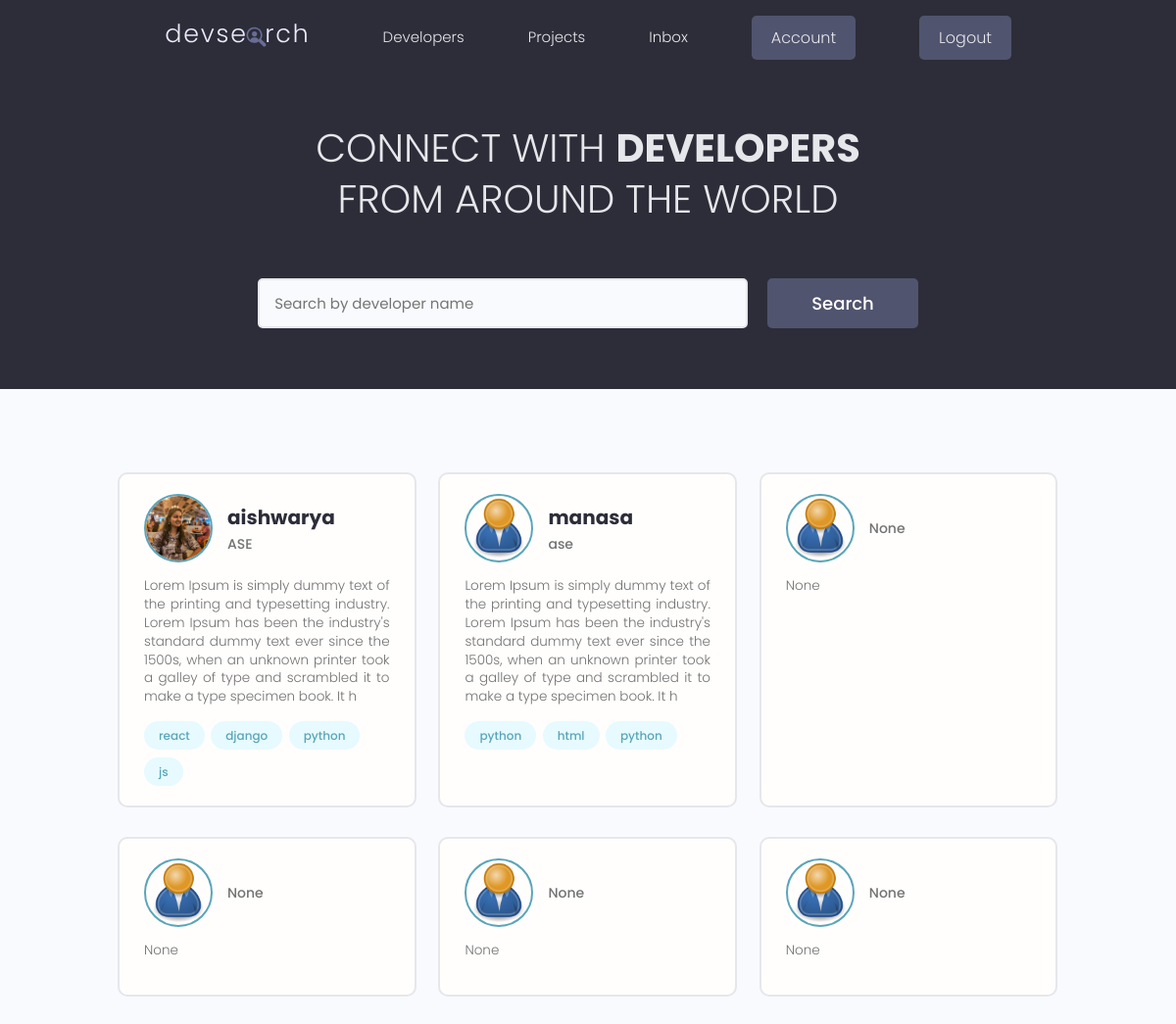
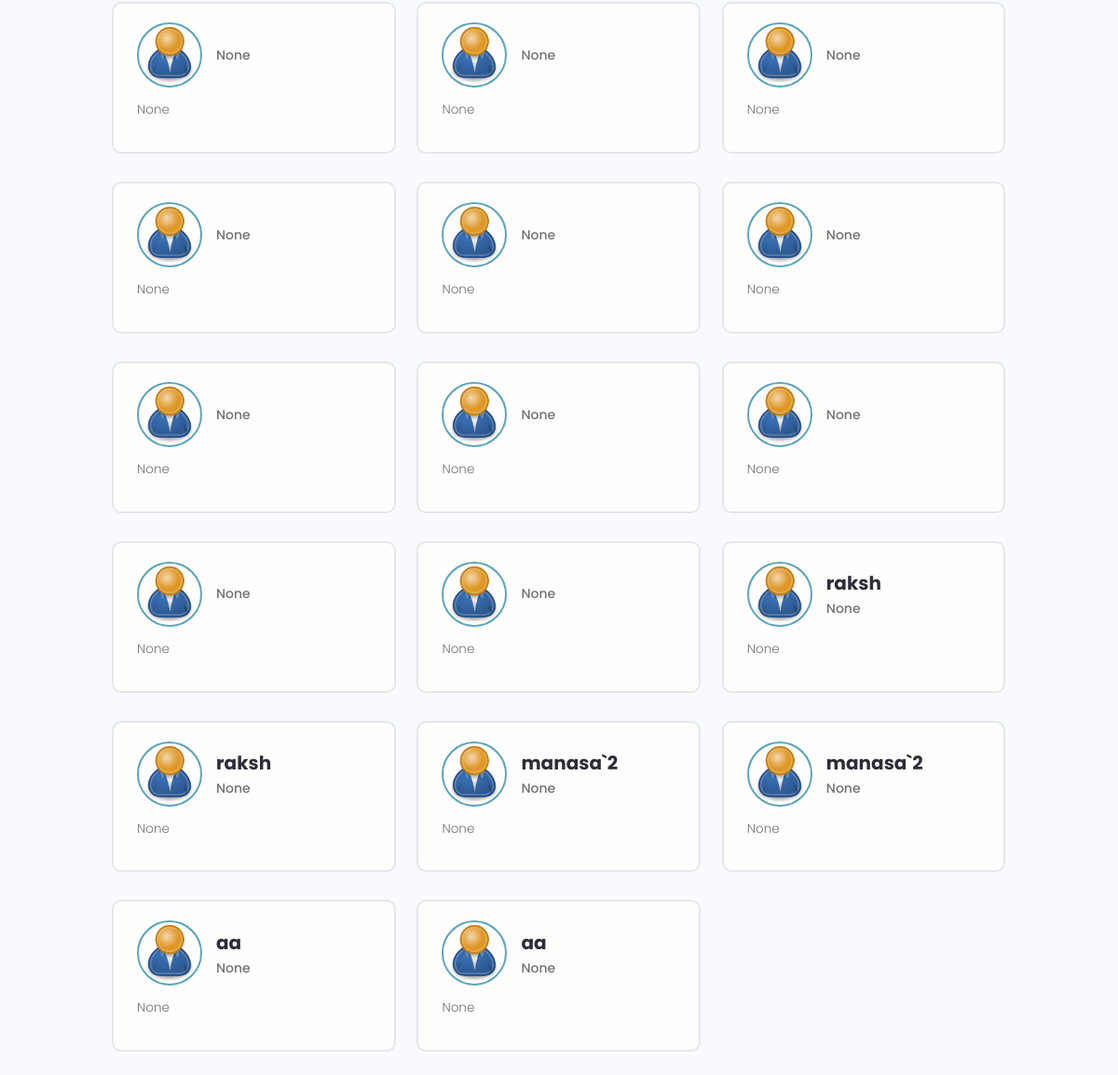
Screenshot of / (signed in) with the database file from the repository (2 pictures, top to bottom).
### users/models.py (models this page shows, shortened)
class Profile(models.Model):
    user = models.OneToOneField(User,on_delete=models.CASCADE , null=True , blank=True )
    name  = models.CharField(max_length=200 , null=True,blank=True)
    email = models.EmailField(max_length=500, blank=True,null=True)
    username = models.CharField(max_length=200 , null=True,blank=True)
    location = models.CharField(max_length=200 , null=True,blank=True)
    short_intro = models.CharField(max_length=200 , null=True,blank=True)
    bio = models.TextField(null=True,blank=True)
    profile_img = models.ImageField(null=True, blank=True,upload_to = 'profiles/',default = 'profiles/user-default.png')
    social_github = models.CharField(max_length=200 , null=True,blank=True)
    social_twitter = models.CharField(max_length=200 , null=True,blank=True)
    social_linkedin= models.CharField(max_length=200 , null=True,blank=True)
    social_youtube = models.CharField(max_length=200 , null=True,blank=True)
    social_website = models.CharField(max_length=200 , null=True,blank=True)
    created  = models.DateTimeField(auto_now_add=True)
    id = models.UUIDField(default=uuid.uuid4 ,primary_key=True , editable=False)

class Skill(models.Model):
    owner = models.ForeignKey(Profile,on_delete=models.CASCADE , null=True , blank=True)
    name  = models.CharField(max_length=200 , null=True,blank=True)
    description = models.TextField(null=True,blank=True)
    created  = models.DateTimeField(auto_now_add=True)
    id = models.UUIDField(default=uuid.uuid4 , unique=True,primary_key=True , editable=False)
    def __str__(self):
        return str(self.name)

### users/views.py (the view)
# urls.py: path("",views.profiles,name='profiles'),
def profiles(request):
    search_query = ''
    if request.GET.get('search_query'):
        search_query = request.GET.get('search_query')
    profiles = Profile.objects.filter(name__icontains = search_query)
    context = {
        'profiles': profiles
    }
    return render(request, 'users/profiles.html', context)

### users/templates/users/profiles.html (shortened to what this page needs)
{% extends 'base.html' %}
{% block content %}
<main class="home">
    <section class="hero-section text-center">
        <div class="container container--narrow">
            <div class="hero-section__box">
                <h2>CONNECT WITH <span>DEVELOPERS</span></h2>
                <h2>FROM AROUND THE WORLD</h2>
            </div>
            <div class="hero-section__search">
                <form class="form" action="{% url 'profiles' %}" method="get">
                    <div class="form__field">
                        <input class="input input--text" id="formInput#search" type="text" name="search_query"
                            placeholder="Search by developer name" />
                    </div>
                    <input class="btn btn--sub btn--lg" type="submit" value="Search" />
                </form>
            </div>
        </div>
    </section>
    <section class="devlist">
        <div class="container">
            <div class="grid grid--three">
                {% for profile in profiles %}
                <div class="column card">
                    <div class="dev">
                        <a href="{% url 'user-profile' profile.id %}" class="card__body">
                            <div class="dev__profile">
                                <img class="avatar avatar--md" src="{{profile.profile_img.url}}"
                                    alt="image" />
                                <div class="dev__meta">
                                    <h3>{{profile.name}}</h3>
                                    <h5>{{profile.short_intro}}</h5>
                                </div>
                            </div>
                            <p class="dev__info">
                               {{profile.bio|slice:"250"}}
                            </p>
                            <div class="dev__skills">
                                {% for skill in profile.skill_set.all|slice:"4" %}
                                <span class="tag tag--pill tag--main">
                                    <small> {{skill}} </small>
                                </span>
                                {% endfor %}
                            </div>
                        </a>
                    </div>
                </div>
               {% endfor %}
            </div>
        </div>
    </section>
</main>
{% endblock content %}

### static/styles/app.css (style rules this page uses)
:root { --color-sub: #2d2d39; }
.btn--sub { background-color: var(--color-sub-light); }
.card { border: 2px solid var(--color-light); }
img { width: 100%; }
.hero-section { height: 40vh; display: flex; align-items: center; background-color: var(--color-sub); }
.hero-section__box { margin-bottom: 4rem; }
.hero-section__box > h2, .hero-section__box > h2 > span { font-size: 4rem; color: var(--color-light); line-height: 1.3; text-transform: uppercase; }
.hero-section__box > h2 { font-weight: 300; }
.hero-section__box > h2 > span { font-weight: 700; }
.hero-section__search > .form { display: flex; align-items: center; justify-content: center; gap: 2rem; }
.hero-section__search > .form input.input--text { width: 50rem; }
.devlist { margin-top: 8rem; }
.devlist .grid { align-items: stretch; }
.devlist .dev .dev__profile { display: flex; align-items: center; gap: 1.5rem; }
.devlist .dev .dev__meta h3 { color: var(--color-sub); font-size: 2rem; font-weight: 700; }
.devlist .dev .dev__meta h5 { color: var(--color-text); font-size: 1.4rem; font-weight: 500; }
.devlist .dev .dev__info { margin: 1.5rem 0; font-size: 1.35rem; line-height: 1.4; text-align: justify; }

### static/uikit/styles/modules/_variables.css (style rules this page uses)
:root { --color-main: #5aa5b9; --color-main-light: #e6faff; --color-sub: #3f4156; --color-sub-light: #51546e; --color-sub-lighter: #ededfd; --color-text: #737373; --color-gray: #8b8b8b; --color-light: #e5e7eb; --color-light-gray: #767676; --color-bg: #f8fafd; --color-white: #fffefd; --color-white-light: #f3f3f3; --color-success: #359e64; --color-success-bg: #def8e8; --color-error: #fc4b0b; --color-error-bg: #fff2ee; --font-base: 'Poppins', arial, helvetica, 'Segoe UI', roboto, ubuntu, sans-serif; --font-monospace: 'Fira Code', 'Courier New', courier, monospace; --font-regular: 300; --font-medium: 500; --font-bold: 700; --generic-shadow: 1px 1px 5px #00000010; --generic-transition: all 0.3s ease-in-out; }

### static/uikit/styles/modules/_base.css (style rules this page uses)
* { margin: 0; padding: 0; box-sizing: border-box; text-rendering: optimizeLegibility; color: inherit; font-size: inherit; }
html { font-size: 50%; }
@media only screen and (min-width: 480px) { html { font-size: 56.25%; } }
@media only screen and (min-width: 1200px) { html { font-size: 62.5%; } }
body { line-height: 1.6; font-weight: 400; font-size: 1.5rem; color: var(--color-text); background-color: var(--color-bg); min-height: 100vh; }

### static/uikit/styles/modules/_typography.css (style rules this page uses)
* { font-family: var(--font-base); }
h2 { font-size: 3.6rem; font-weight: var(--font-bold); }
h3 { font-size: 3.2rem; font-weight: var(--font-medium); }
h5 { font-size: 2.4rem; font-weight: var(--font-medium); }
h5, h6 { font-weight: var(--font-regular); }
p, span, strong { font-size: 1.6rem; color: var(--color-text); font-weight: var(--font-regular); }
a { padding-bottom: 2px; text-decoration: none; display: inline-block; color: var(--color-main); font-weight: var(--font-medium); }

### static/uikit/styles/modules/_utilities.css (style rules this page uses)
.container { width: 92%; max-width: 165rem; margin: 0 auto; box-sizing: border-box; }
.container--narrow { width: 92%; max-width: 120rem; }
@media screen and (min-width: 1000px) { .container { width: 90%; } }
@media screen and (min-width: 1000px) { .container--narrow { width: 85%; } }
@media screen and (min-width: 1200px) { .container { width: 80%; } }
@media screen and (min-width: 1200px) { .container--narrow { width: 72%; } }
.text-center { text-align: center; }

### static/uikit/styles/modules/_avatar.css (style rules this page uses)
.avatar { border-radius: 50%; border: 2px solid var(--color-main); object-fit: cover; }
.avatar--md { height: 7rem; width: 7rem; }

### static/uikit/styles/modules/_button.css (style rules this page uses)
.btn { display: inline-block; position: relative; cursor: pointer; background-color: var(--color-light); font-weight: var(--font-medium); color: var(--color-sub); text-decoration: none; padding: 1rem 2rem; border-radius: 0.5rem; border: none; width: -webkit-fit-content; width: -moz-fit-content; width: fit-content; height: -webkit-fit-content; height: -moz-fit-content; height: fit-content; font-size: 1.6rem; outline-width: 0; outline-color: transparent; -webkit-backface-visibility: hidden; backface-visibility: hidden; transition: all 0.3s ease-in-out; }
.btn--sub { background-color: var(--color-sub); color: var(--color-white); }
.btn--lg { font-size: 1.8rem; padding: 1.2rem 4.5rem; }

### static/uikit/styles/modules/_card.css (style rules this page uses)
.card { border-radius: 1rem; background-color: var(--color-white); border: 1.5px solid var(--color-light); width: auto; height: auto; margin-top: 0.5rem; margin-bottom: 0.5rem; overflow: hidden; }
.card__body, .card__header { padding: 2rem 2.5rem; }

### rows the page displays
Profile: profile_img (picture), name "aishwarya", short_intro "ASE", bio "Lorem Ipsum is simply dummy text of the printing and typesetting industry. Lorem Ipsum has been the industry's standard dummy text ever since the 1500s, when an unknown printer took a galley of type and scrambled it to make a type specimen book. It h"
Skill: name "react"
Skill: name "django"
Skill: name "python"
Skill: name "js"
Profile: profile_img (placeholder picture), name "manasa", short_intro "ase", bio "Lorem Ipsum is simply dummy text of the printing and typesetting industry. Lorem Ipsum has been the industry's standard dummy text ever since the 1500s, when an unknown printer took a galley of type and scrambled it to make a type specimen book. It h"
Skill: name "python"
Skill: name "html"
Skill: name "python"
Profile: profile_img (placeholder picture), short_intro "None", bio "None"
Profile: profile_img (placeholder picture), short_intro "None", bio "None"
Profile: profile_img (placeholder picture), short_intro "None", bio "None"
Profile: profile_img (placeholder picture), short_intro "None", bio "None"
Profile: profile_img (placeholder picture), short_intro "None", bio "None"
Profile: profile_img (placeholder picture), short_intro "None", bio "None"
Profile: profile_img (placeholder picture), short_intro "None", bio "None"
Profile: profile_img (placeholder picture), short_intro "None", bio "None"
Profile: profile_img (placeholder picture), short_intro "None", bio "None"
Profile: profile_img (placeholder picture), short_intro "None", bio "None"
Profile: profile_img (placeholder picture), short_intro "None", bio "None"
Profile: profile_img (placeholder picture), short_intro "None", bio "None"
Profile: profile_img (placeholder picture), short_intro "None", bio "None"
Profile: profile_img (placeholder picture), short_intro "None", bio "None"
Profile: profile_img (placeholder picture), short_intro "None", bio "None"
Profile: profile_img (placeholder picture), name "raksh", short_intro "None", bio "None"
Profile: profile_img (placeholder picture), name "raksh", short_intro "None", bio "None"
Profile: profile_img (placeholder picture), name "manasa`2", short_intro "None", bio "None"
Profile: profile_img (placeholder picture), name "manasa`2", short_intro "None", bio "None"
Profile: profile_img (placeholder picture), name "aa", short_intro "None", bio "None"
Profile: profile_img (placeholder picture), name "aa", short_intro "None", bio "None"
